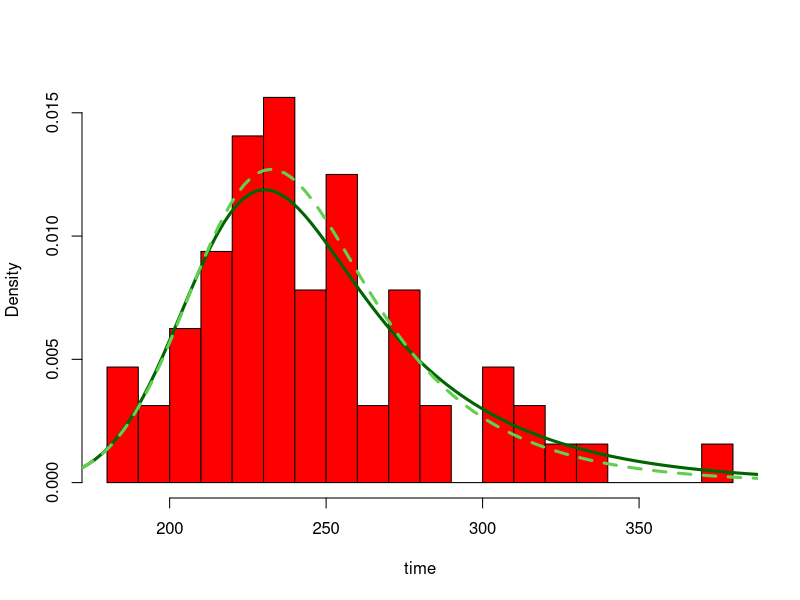

Here is the R script that generated this plot:

`dexgauss` <-
  function (t, mu = 0.5, sigma = .1, lambda = 1,log=FALSE) {ld <- log(lambda)-t*lambda+mu*lambda+(lambda*sigma)^2/2 + pnorm(t,mu+lambda*sigma^2,sigma,log=TRUE); if(log) ld else exp(ld);}

`fit.exgauss` <-
  function (x, start = fit.exgauss.mom(x), ...) optim(start, function(theta, y) -sum(dexgauss(y, mu = theta[1], sigma = theta[2], lambda = theta[3], log = TRUE)), y = x, ...)

`fit.exgauss.QMLE` <-
  function(rt, p, start =fit.exgauss.mom(rt), ...)
  {
    p = sort(unique(c(0,1,p)));
    RT = sort(rt);
    N = diff(p)*length(rt);
    I = p[-c(1,length(p))]*length(rt)+ 0.5;
    Im = trunc(I);
    Ip=trunc(Im+1);
    qhat = c(-Inf,RT[Im] + (RT[Ip]-RT[Im])*(I-Im), Inf);
    f=function(theta, q, N) {
      P=pexgauss(qhat,mu=theta[1],sigma=theta[2],lambda=theta[3]);
      P[1]=0;
      P = diff(P);
      -sum(N*log(P[P>0]));
    }
    optim(start, f, q=qhat, N=N, ...)
  }



`fit.exgauss.QMLE2` <-
  function(rt, p, start =fit.exgauss.mom(rt), ...)
  {
    p = sort(unique(c(0,1,p)));
    RT = sort(rt);
    if(length(p)>length(RT))
      stop("Empty bins. Provide p of length at most ", length(RT))
    n = length(rt)
    N = diff(p)*n;
    I = p[-c(1,length(p))]*n+ 0.5;
    Im = floor(I);
    Ip = ceiling(I);
    qhat = RT[Im] + (RT[Ip]-RT[Im])*(I-Im);
    qhat = c(-Inf, qhat, Inf)
    f = function(theta, q, N)
    {
      P=pexgauss(qhat,mu=theta[1],sigma=theta[2],lambda=theta[3]);
      dP = diff(c(0,P,1));
      if(any(dP<=0))
        return(1e16)
      else
        -sum(N*log(dP));
    }
    optim(start, f, q=qhat, N=N, ...)
  }

`fit.exgauss.QMLE3` <-
  function(rt, p=seq(0,1,len=7), start=fit.exgauss.mom(rt), ...){p=sort(unique(c(0,1,p))); qhat=quantile(rt,p); N=as.vector(table(findInterval(rt,qhat)));f=function(theta,q,N){P=pexgauss(q,mu=theta[1],sigma=theta[2],lambda=theta[3]);dP=diff(c(0,P)); -sum(N*log(dP))}; optim(start,f,q=qhat,N=N,...);}

`fit.exgauss.mom` <-
  function (rt)
  {
    lmb = 1/abs(tmp <- mean((rt - (m <- mean(rt)))^3)/2)^(1/3)
    if(tmp < 0)
      warning("Negative lambda estimate ", sign(tmp)*lmb)
    lmb = if(tmp < 0)  1 else lmb
    c(mu = m - 1/lmb, sigma = if ((v <- var(rt)) > 1/lmb^2) sqrt(v -
                                                                   1/lmb^2) else 0, lambda = lmb)
  }

`fitExgauss` <-
  function(y,p=NA,nrepeat=10,
           start=function(y){st=fit.exgauss.mom(y); jitter(ifelse(st>0,st,1))},
           method='L-BFGS',
           lower=1e-5,
           control=list(factr=1e1,fnscale=1e6), ...)
  {
    keep=list(value=1e10,i=0,failed=TRUE);
    for(i in 1:nrepeat) {
      if(missing(p))
        fit = tryCatch(
          fit.exgauss(y,method=method,lower=if(pmatch(method,'L-BFGS',FALSE)) lower else -Inf,
                      start=startpar <- if(is.function(start)) start(y) else start,
                      hessian=TRUE,control=control, ...),
          error= function(e) NULL)
      else
        fit = tryCatch(
          fit.exgauss.QMLE(y,p,method=method,lower=if(pmatch(method,'L-BFGS',FALSE)) lower else -Inf,
                           start=startpar <- if(is.function(start)) start(y) else start,
                           hessian=TRUE,control=control, ...),
          error= function(e) NULL)
      if(!is.null(fit) && fit$value<keep$value && all(eigen(fit$hessian,TRUE, TRUE)$val>0)) { # keep best fit
        keep=fit;
        keep$i=i;
        keep$start = startpar;
      }
    };
    if(!is.null(keep$failed) && keep$failed)
      stop("Failed to find estimates. Please provide different starting values/function")
    keep$N = length(y);
    keep$a_par = keep$par; # alternative parameterization
    keep$a_par[3] = 1/keep$a_par[3]
    if(all(eigen(keep$hessian,TRUE,TRUE)$values>0)){
      keep$cov = solve(keep$hessian);
      keep$s.e. <- sqrt(diag(keep$cov));
      .R <- diag(c(1,1,-keep$a_par[3]^2));
      keep$a_cov = .R %*% keep$cov %*% .R;
      keep$a_s.e. = sqrt(diag(keep$a_cov));
      names(keep$a_s.e.) = names(keep$a_par);
      keep$note = "a_par, a_cov, a_s.e. are for alternative parameterization; the latter two are approximations"
    }
    else {
      warning("No proper convergence. Diagnose the problem, or try different starting values.");
      keep$cov = NA;
      keep$s.e. = NA;
    }
    keep;
  }

`pexgauss` <-
  function(t, mu=0.5, sigma=0.1, lambda=1) pnorm(t,mu,sigma) - dexgauss(t,mu,sigma,lambda)/lambda

`rexgauss` <-
  function(n,mu=0.5,sigma=.1,lambda=1) rnorm(n,mu,sigma)+rexp(n,lambda)

`valid.exgauss` <-
  function (mu, sigma, lambda) pexgauss(0, mu, sigma, lambda) > -1e-06

`qexgauss` <- function(p,mu=.5,sigma=.1,lambda=1){P=p;p=p[(not1 <- p<1) & (not0 <- p>0)]; f=function(t)pexgauss(t,mu,sigma,lambda)-p; b=a=p;v=sigma+1/lambda^2;a[]=mu-4*v;b=mu+10*v;fa=f(a);fb=f(b);c=co=b;co[]=0; while(max(abs(c-co)>1e-8)){co=c;c=(a+b)/2;fc=f(c); iac=fa*fc<0; a=ifelse(iac,a,c);fa=ifelse(iac,fa,fc); b=ifelse(iac,c,b);fb=ifelse(iac,fc,fb);};Q=P; Q[not1&not0]=(a+b)/2;Q[!not1]=Inf;Q[!not0]=-Inf; Q}


##! INPUT

mu = 210      # Value of μ, seq(10,2000, by=10)
sigma = 20    # Value of σ, seq(0.1, 200, by=4.4)
tau = 40      # Value of τ (= 1/λ), round(seq(1,80, len=30),2)


numbr = 6   # Number of RTs, 2:12
              # number of trials = 2^n 
              # 4, 8, 16, 32, 64, 128, 256, 512, 1024  etc
nbins = 20    # Number of histogram bins, seq(10, 100, by=10)
color = "red" # Histogram color, c("red", "green", "blue", "orange", "yellow", "pink", "cyan", "magenta", "purple","gray","transparent")



##! MAIN COMPUTATIONS
# These are computations that need to be done whenever input values change but don't produce visible output
# Each computation has to start with a comment, followed by statements which include assignments to new variable names

# generate RTs
RTs = rexgauss(2^numbr, mu, sigma, 1/tau)


##! MAIN PAGE 

# plot Histogram of Response Times
hist(RTs, nbins, freq=FALSE, col=color, main="", xlab="time")
curve(dexgauss(x, mu, sigma, 1/tau), par("usr")[1], par("usr")[2], lwd=3, col="darkgreen", add=TRUE)
fit = fitExgauss(RTs)
curve(dexgauss(x, fit$par[1], fit$par[2], fit$par[3]), par("usr")[1], par("usr")[2], lwd=3, col=3, lty=2, add=TRUE)

# Note
cat("This plot is a histogram of the simulated response times, with the true and estimated exgauss pdf superimposed. The dark green continuous line is true pdf, light green dashed line is estimated pdf.")

# Parameter estimation
fit = fitExgauss(RTs)
fit

